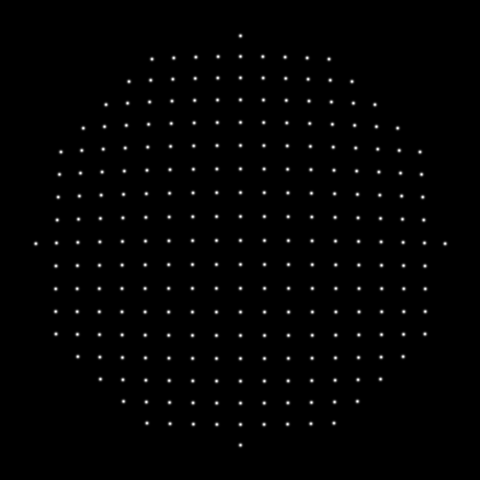
#> input picture 22-11-AlgorithmTest/images/Trifoil_Ref24.tif, 480 x 480 px
$ jupyter execute imgprocessing.ipynb
#> lines starting #> are read from the running program, lines starting #| are printed output that depends on the picture; after the words box and inside, x2 and y2 are one past the last pixel; in counts of white or black regions, pixels touching at a corner belong together
[cell 1]
import cv2 as cv
import numpy as np
import matplotlib.pyplot as plt
import os
import scipy.ndimage as ndi
from sklearn.cluster import KMeans

[cell 2]
root = os.getcwd()
print(root)
img_gray = cv.imread("./../images/Trifoil_Ref24.tif", cv.IMREAD_GRAYSCALE)
#> img_gray is the input picture: shape (480, 480); min 0, max 255, mean 2.6

[cell 3]
plt.figure(figsize=(10,10))
plt.imshow(img_gray, cmap="gray")

[cell 4]
# --- 1. Parameters ---
threshold_value = 30 # Adjusted based on your logs
expected_spots = 253
number_of_columns = 19
output_filename = './../data/22-11-TestSurTrifoil.txt'

# --- 2. Load the Image ---
root = os.getcwd()
img_path = os.path.join(root, "./../images/Trifoil_Ref24.tif")
img_gray = cv.imread(img_path, cv.IMREAD_GRAYSCALE)

if img_gray is None:
    print(f"Error: Could not load image '{img_path}'.")
else:
    print(f"Successfully loaded image with shape {img_gray.shape}")
#| Successfully loaded image with shape (480, 480)

    # --- 3. Isolate the Spots ---
    ret, binary_mask = cv.threshold(img_gray, threshold_value, 255, cv.THRESH_BINARY)
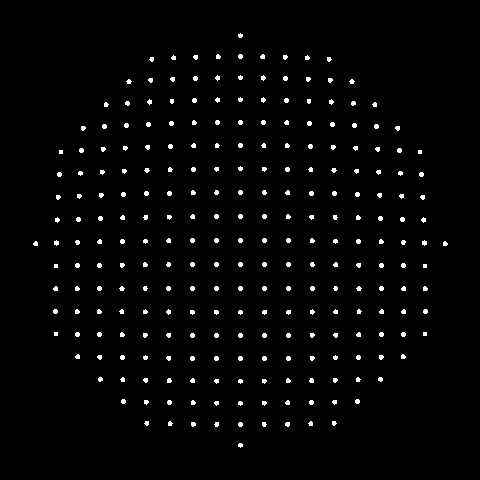
#> binary_mask: shape (480, 480); 2.2% white; 253 white regions (62 under 20 px), largest, box (x1, y1, x2, y2) and area: (54, 240, 59, 246) 22, (422, 240, 427, 246) 22, (238, 54, 243, 59) 21
#> ret = 30
    print(f"Created binary mask with threshold={threshold_value}.")

    # --- 4. Find Labels and Stats ---
    num_labels, labels_matrix, stats, centroids = cv.connectedComponentsWithStats(binary_mask)
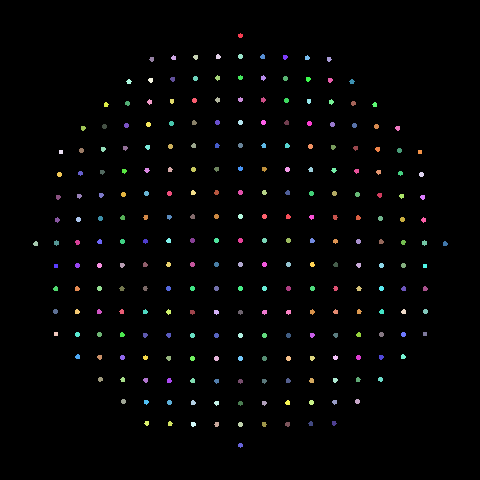
#> labels_matrix: shape (480, 480) int32; 254 distinct labels, from 0 to 253; one colour per label, 0 black
#> num_labels = 254; stats = 254 rows, first 6: [0, 0, 480, 480, 225327], [238, 33, 5, 5, 19], [171, 55, 5, 5, 19], [193, 55, 5, 5, 20], [216, 54, 5, 5, 20], [238, 54, 5, 5, 21]; centroids = 254 pairs, first value 35.25 to 444.8, second value 35.21 to 444.8

    all_blob_sizes = stats[1:, cv.CC_STAT_AREA]
#> all_blob_sizes = 253 values, max 22 at index 131, min 16 at index 64, mean 20.05
    all_blob_sizes_sorted = sorted(all_blob_sizes, reverse=True)
#> all_blob_sizes_sorted = 253 values, max 22 at index 0, min 16 at index 247, mean 20.05

    print(f"Found {len(all_blob_sizes_sorted)} total blobs.")
#| Found 253 total blobs.

    # --- 5 & 6. Logic to Find Valid Indices ---
    valid_indices = []

    if len(all_blob_sizes_sorted) < expected_spots:
        print(f"*** ERROR: Found fewer than {expected_spots} spots. Lower the threshold. ***")

    elif len(all_blob_sizes_sorted) == expected_spots:
        # CASE 2: Exact match (No noise)
        print(f"--- Exact match ({expected_spots} spots). Keeping all. ---")
        valid_indices = list(range(1, num_labels)) # Keep all labels
#> valid_indices = 253 values from 1 to 253

    else:
        # CASE 3: More spots than expected (Filter noise)
        size_of_last_spot = all_blob_sizes_sorted[expected_spots - 1]
        size_of_first_noise = all_blob_sizes_sorted[expected_spots]
        min_spot_size = (size_of_last_spot + size_of_first_noise) / 2

        print(f"--- Filtering noise. Cutoff size: {int(min_spot_size)} ---")

        for label_id in range(1, num_labels):
            if stats[label_id, cv.CC_STAT_AREA] > min_spot_size:
                valid_indices.append(label_id)

    # --- Proceed only if we have valid spots ---
    if len(valid_indices) > 0:
        print(f"Processing {len(valid_indices)} valid spots...")
#> (printed output is left out)

        # --- 7. Calculate Centroids ---
        precise_centroids_yx = ndi.center_of_mass(img_gray, labels=labels_matrix, index=valid_indices)
#> precise_centroids_yx = 253 pairs, first value 35.33 to 444.7, second value 35.34 to 444.7

        # --- 8. Organize with Clustering (The missing part) ---
        centroids_xy = [(coord[1], coord[0]) for coord in precise_centroids_yx]
#> centroids_xy = 253 pairs, first value 35.34 to 444.7, second value 35.33 to 444.7
        x_coords = np.array([c[0] for c in centroids_xy]).reshape(-1, 1)
#> x_coords = 253 values, max 444.7 at index 135, min 35.34 at index 130, mean 240

        if len(x_coords) < number_of_columns:
            print(f"Error: Not enough spots to form {number_of_columns} columns.")
        else:
            kmeans = KMeans(n_clusters=number_of_columns, n_init=10, random_state=0)
            column_labels = kmeans.fit_predict(x_coords)
#> column_labels = 253 values, max 18 at index 130, min 0 at index 17, mean 8.26

            cluster_centers = kmeans.cluster_centers_.flatten()
            cluster_sort_order = np.argsort(cluster_centers)
            cluster_map = {original: sorted_id for sorted_id, original in enumerate(cluster_sort_order)}

            sortable_list = []
            for i in range(len(centroids_xy)):
                spot_xy = centroids_xy[i]
                original_id = column_labels[i]
                sorted_id = cluster_map[original_id]
                # Sort by Column ID first, then Y-coordinate
                sortable_list.append(((sorted_id, spot_xy[1]), spot_xy))
#> this loop made 253 passes
#> (spot_xy, original_id, sorted_id) on passes 1 to 3: ((240, 35.33), 2, 9), ((173.3, 57.44), 4, 6), ((195.3, 56.67), 13, 7)
#> after the loop, sortable_list = 253 items

            sorted_list = sorted(sortable_list, key=lambda x: x[0])
#> sorted_list = 253 items
            sorted_centroids = [item[1] for item in sorted_list]
#> sorted_centroids has the same summary as centroids_xy

            # --- 9. Save to File (The other missing part) ---
            with open(output_filename, 'w') as f:
                for i, (x, y) in enumerate(sorted_centroids):
                    label = i + 1
                    f.write(f"{label} {x:.8f} {y:.8f}\n")
#> this loop made 253 passes
#> (x, y) on passes 1 to 3: (35.34, 243.2), (60.49, 151.5), (58.99, 173.9)

            print(f"Successfully saved {len(sorted_centroids)} sorted spots to '{output_filename}'.")
#| Successfully saved 253 sorted spots to './../data/22-11-TestSurTrifoil.txt'.
    else:
        print("No valid spots found to process.")
